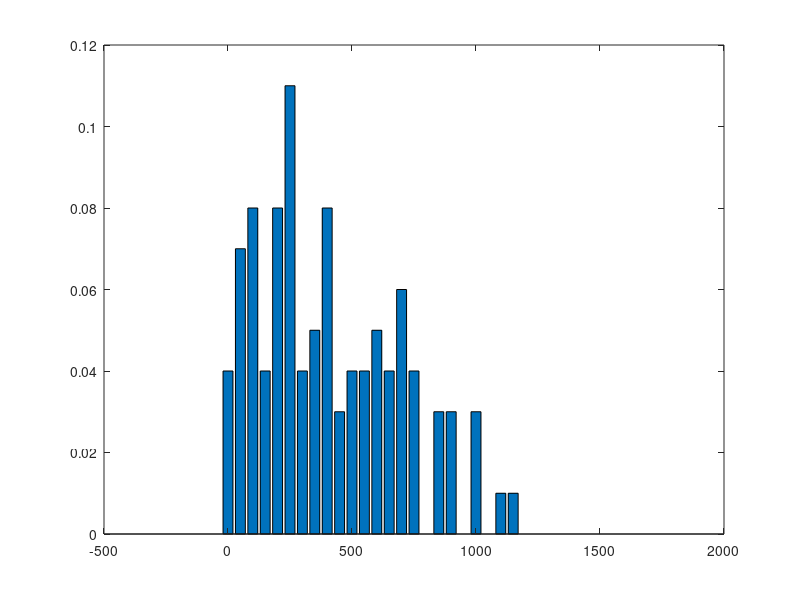
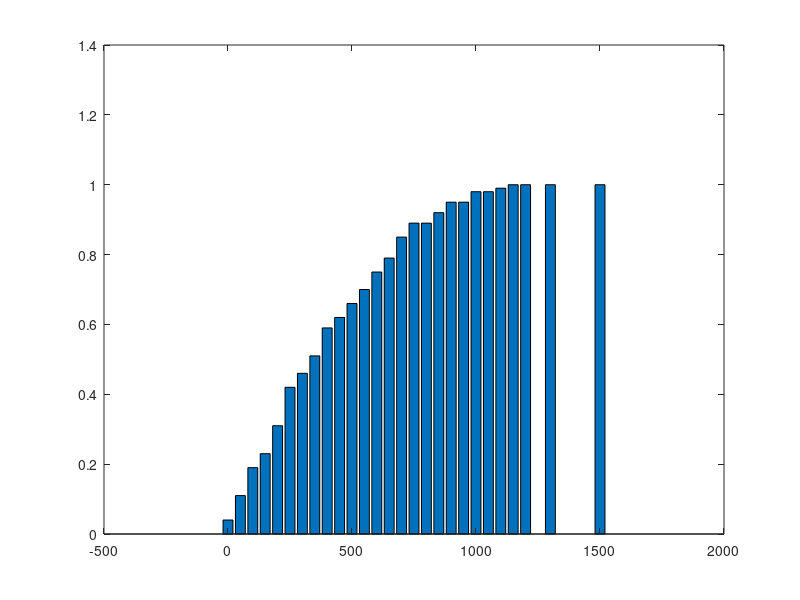
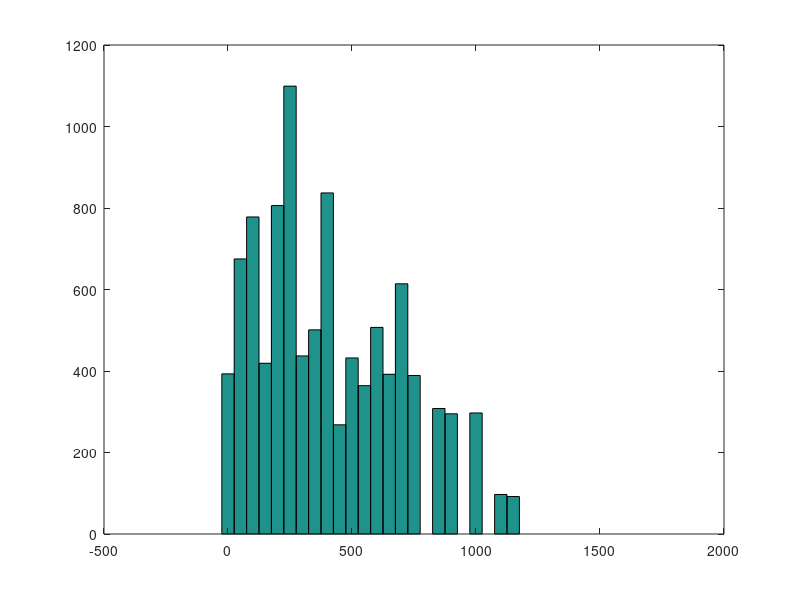
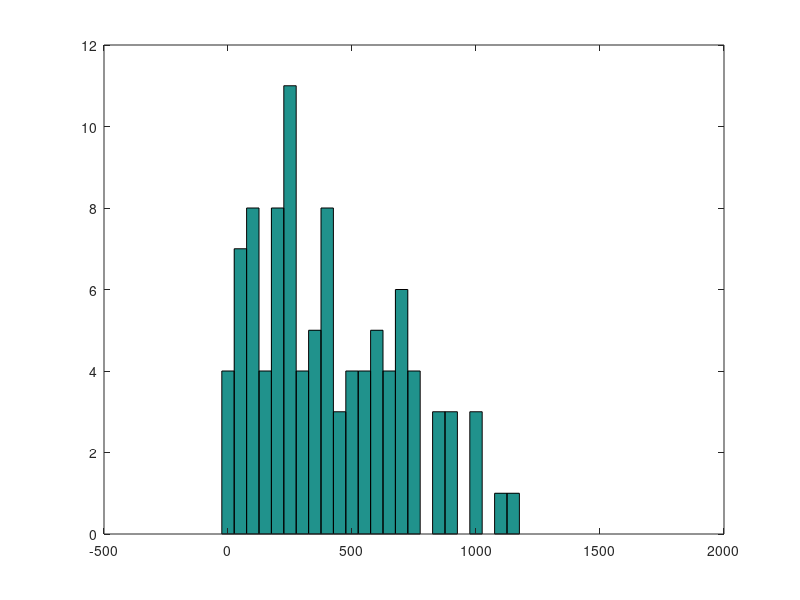

MATLAB code for these plots, in order:
% Opcion 1
clear all
% Datos experimento
datos=[0*ones(1,4),50*ones(1,7),100*ones(1,8),150*ones(1,4),200*ones(1,8),250*ones(1,11),300*ones(1,4),350*ones(1,5),400*ones(1,8),450*ones(1,3),500*ones(1,4),550*ones(1,4),600*ones(1,5),650*ones(1,4),700*ones(1,6),750*ones(1,4),800*ones(1,0),850*ones(1,3),900*ones(1,3),950*ones(1,0),1000*ones(1,3),1050*ones(1,0),1100*ones(1,1),1150*ones(1,1),1200*ones(1,0),1300*ones(1,0),1500*ones(1,0)];
% a->Los datos b->Cantidad de veces
[a,b]=hist(datos,[0,50,100,150,200,250,300,350,400,450,500,550,600,650,700,750,800,850,900,950,1000,1050,1100,1150,1200,1300,1500]);
% N ->Cantidad de datos
N=length(datos);
% Probabilidad de cada dato
pro=a/N;
% F -> Probabilidad Acumulada
F=cumsum(pro);
% Media de los datos
media=0;
varianza=0;
for i=1:length(b)
    media= media + b(i)*pro(i);
    varianza= varianza + (b(i).^2)*pro(i);
end
% Varianza de los datos
varianza=varianza-media.^2;
% Generador 
for i=1:10000
    r=rand;
    if r<F(1)
        gen(i)=b(1);
    elseif r<F(2)
        gen(i)=b(2);
    elseif r<F(3)
        gen(i)=b(3);
    elseif r<F(4)
        gen(i)=b(4);
    elseif r<F(5)
        gen(i)=b(5);
    elseif r<F(6)
        gen(i)=b(6);
    elseif r<F(7)
        gen(i)=b(7);
    elseif r<F(8)
        gen(i)=b(8);
    elseif r<F(9)
        gen(i)=b(9);
    elseif r<F(10)
        gen(i)=b(10);
    elseif r<F(11)
        gen(i)=b(11);
    elseif r<F(12)
        gen(i)=b(12);
    elseif r<F(13)
        gen(i)=b(13);
    elseif r<F(14)
        gen(i)=b(14);
    elseif r<F(15)
        gen(i)=b(15);
    elseif r<F(16)
        gen(i)=b(16);
    elseif r<F(17)
        gen(i)=b(17);
    elseif r<F(18)
        gen(i)=b(18);
    elseif r<F(19)
        gen(i)=b(19);
    elseif r<F(20)
        gen(i)=b(20);
    elseif r<F(21)
        gen(i)=b(21);
    elseif r<F(22)
        gen(i)=b(22);
    elseif r<F(23)
        gen(i)=b(23);
    elseif r<F(24)
        gen(i)=b(24);
    elseif r<F(25)
        gen(i)=b(25);
    elseif r<F(26)
        gen(i)=b(26);
    else
        gen(i)=b(27);
    end
end
figure
% Grafica de distribucion de probabilidad experimental
bar(b,pro)
figure
% Grafica de distribucion acumulada de probabilidad experimental
bar(b,F)
figure
% Histograma generador
hist(gen,[0,50,100,150,200,250,300,350,400,450,500,550,600,650,700,750,800,850,900,950,1000,1050,1100,1150,1200,1300,1500])
figure
% Histograma experimental
hist(datos,[0,50,100,150,200,250,300,350,400,450,500,550,600,650,700,750,800,850,900,950,1000,1050,1100,1150,1200,1300,1500])

%%%%%%%%%%%%%%%%%%%%%%%%%%%%%%%%%%%%%%%%%%%%%%%%%%%%%%%%%%%%%%%%%%%%%%%%%%%%%%%%%%

%Opcion 2
clear all
% Datos experimento
datos2=[0*ones(1,56),50*ones(1,47),150*ones(1,41),200*ones(1,71),300*ones(1,39),500*ones(1,46)];
% a2->Los datos b2->Cantidad de veces
[a2,b2]=hist(datos2,[0,50,150,200,300,500]);
% N2->Cantidad de datos
N2=length(datos2);
% Probabilidad de cada dato
pro2=a2/N2;
% F -> Probabilidad Acumulada
F2=cumsum(pro2);
% Media de los datos
media2=0;
varianza2=0;
for i=1:length(b2)
    media2= media2 + b2(i)*pro2(i);
    varianza2= varianza2 + (b2(i).^2)*pro2(i);
end
% Varianza de los datos
varianza2=varianza2-media2.^2;
% Generador 
for i=1:10000
    r2=rand;
    if r2<F2(1)
        gen2(i)=b2(1);
    elseif r2<F2(2)
        gen2(i)=b2(2);
    elseif r2<F2(3)
        gen2(i)=b2(3);
    elseif r2<F2(4)
        gen2(i)=b2(4);
    elseif r2<F2(5)
        gen2(i)=b2(5);
    else
        gen2(i)=b2(6);
    end
end
figure
% Grafica de distribucion de probabilidad experimental
bar(b2,pro2);
figure
% Grafica de distribucion acumulada de probabilidad experimental
bar(b2,F2);
figure
% Histograma generador
hist(gen2,[0,50,150,200,300,500])
figure
% Histograma experimental
hist(datos2,[0,50,150,200,300,500])